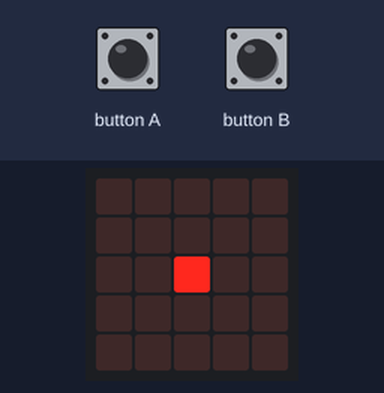
Recording of a program running on a simulated BBC micro:bit running MicroPython. Parts: the board's 5×5 LED display. The test bench sets the inputs (shaded band).

Above: at 1.2 s.
1.3 s: button A pressed for 0.25 s
At 2.5 s:
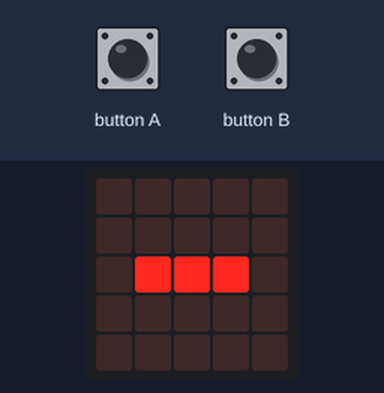
3.0 s: button B pressed for 0.25 s
At 4.0 s:
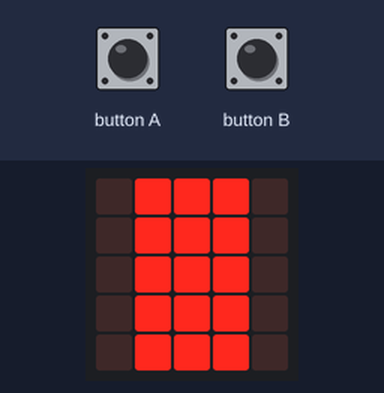
4.7 s: button A pressed for 1 s
At 5.6 s:
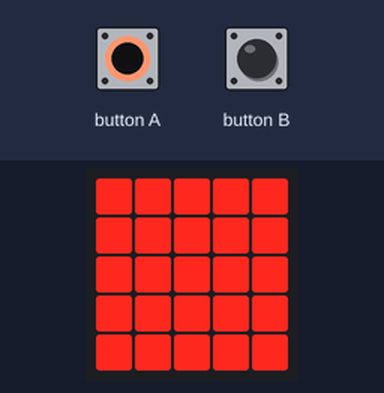
8.5 s: button B pressed for 0.25 s
At 9.8 s:
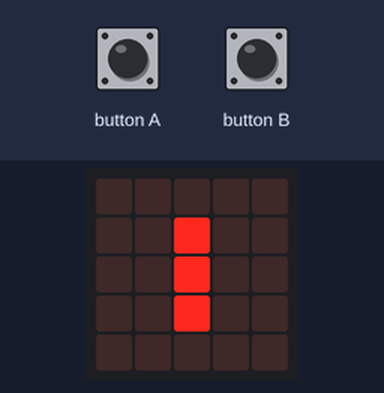
10.2 s: button A pressed for 0.25 s
At 11.4 s:
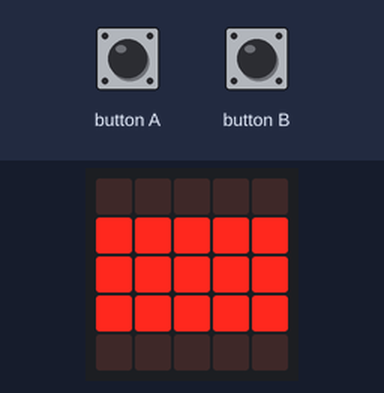
Timing chart, 0 to 12.9 s (numbered marks = the images above; inputs shaded):
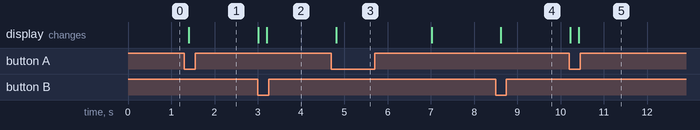

Measured:
- after the input at 1.3 s, the display: changes after 0.10 s (image 1)
- after the input at 3.0 s, the display: first changes at once (image 2 shows a later state)
- after the input at 4.7 s, the display: changes after 0.12 s (image 3)
- after the input at 8.5 s, the display: changes after 0.12 s (image 4)
- after the input at 10.2 s, the display: first changes at once (image 5 shows a later state)

The program:

ex04_allumez_bis.py
```python
from microbit import *

largeur = 1
hauteur = 1

while True:
    if button_a.is_pressed() and largeur != 5:
        largeur = largeur + 2
    if button_b.is_pressed() and hauteur != 5:
        hauteur = hauteur + 2
    for x in range(2-largeur//2,2+largeur//2+1):
        for y in range(2-hauteur//2,2+hauteur//2+1):
            display.set_pixel(x,y,9)
    sleep(200)

    if largeur == 5 and hauteur == 5 :
        sleep(2000)
        largeur = 0
        hauteur = 0
        display.clear()
```
